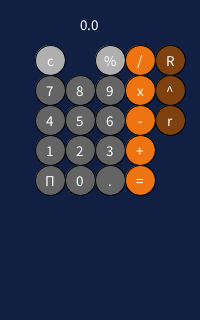
Frame 1 (no input)
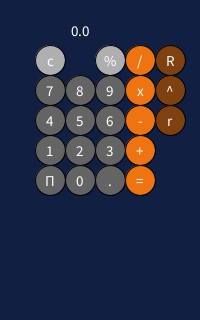
Frame 60 (the mouse pressed at the canvas centre just before this capture)
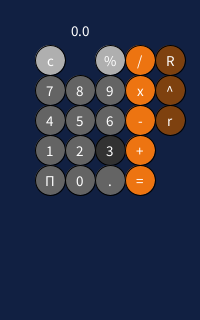
Frame 120 (the mouse held since frame 60 and released just before this capture)

The Processing sketch that drew these frames (run headless with seeded random() and noise(); from frame 60 on, the mouse is pressed at the canvas centre):

// Processing sketch: Calculator
// ── Calculator.pde
// Bradley Nieto | Sept 14 2026 | calculator
String displayVal;
String displayEquation;
float l, r, result;
char op;

int numberButtons = 22;
Button[] nums = new Button[numberButtons];
char[] numbers = new char[numberButtons];

void setup() {
  size(200, 320);

  displayVal = "0.0";
  l = 0.0;
  r = 0.0;
  result = 0.0;
  displayEquation = "";
  op = ' ';

  for (int i = 0; i < numbers.length; i = i + 1) {
    numbers[i] = char('1' + i);
  }
  for (int i = 0; i < nums.length; i = i + 1) {
    int col = i % 3;
    int row = i / 3;
    nums[i] = new Button(50 + col * 30, 150 - row * 30, numbers[i], true, 100);
  }

  // seperate thing, it is 0
  // these buttons are under the grid of 9 through 1
  numbers[9] = char('0');
  nums[9] = new Button(50 + (7 % 3) * 30, 150 + (10 * 3) /* * 30 */, numbers[9], true, 100);//the * 30 is to flip it to the top all that is neccesary is replace it with 150 - (10 / 3) * 30

  numbers[10] = char('.');
  nums[10] = new Button(50 + (8%3) * 30, 150 + (10 * 3), numbers[10], true, 100);

  numbers[11] = char('Π');
  nums[11] = new Button(50 + (9 % 3) * 30, 150 + (10 * 3), numbers[11], true, 100);
  // These buttons are on the side of the grid of 9 through 1
  numbers[17] = char('%');
  nums[17] = new Button(20 + (3 % 5) * 30, 150 - (10 / 3) * 30, numbers[17], false, 175);
  fill(#ED7411);
  numbers[16] = char('/');
  nums[16] = new Button(20 + (4 % 5) * 30, 150 - (10 / 3) * 30, numbers[16], false, #ED7411);

  numbers[15] = char('x');
  nums[15] = new Button(20+(4 % 5) * 30, 150 - (6 / 3) * 30, numbers[15], false, #ED7411);

  numbers[14] = char('-');
  nums[14] = new Button(20+(4 % 5) * 30, 150 - (5 / 3) * 30, numbers[14], false, #ED7411);

  numbers[13] = char('+');
  nums[13] = new Button(20+(4 % 5) * 30, 150 - (2 / 3) * 30, numbers[13], false, #ED7411);

  numbers[12] = char('=');
  nums[12] = new Button(20+(4 % 5) * 30, 150 + (10 * 3), numbers[12], false, #ED7411);

  // clear button
  numbers[18] = char('c');
  nums[18] = new Button(20 + (1 % 5) * 30, 150 - (10 / 3) * 30, numbers[18], false, 175);

  numbers[19] = char('r'); // sqrt
  nums[19] = new Button(170, 120, numbers[19], false, #7E410F);

  numbers[20] = char('^'); // square
  nums[20] = new Button(170, 90, numbers[20], false, #7E410F);

  numbers[21] = char('R'); // reciprocal
  nums[21] = new Button(170, 60, numbers[21], false, #7E410F);
}

void draw() {
  background(#112042);
  updateDisplay();
  for (int i = 0; i < nums.length; i = i + 1) {
    nums[i].mouseOver(mouseX, mouseY);
    textSize(15);
    nums[i].display();
  }
  // nums[18].mouseOver(mouseX, mouseY, false);
  textSize(10);
}

void updateDisplay() {
  // 110 pixels wide
  // 20 pixels long

  // background shape
  rectMode(CENTER);
  /*
  fill(#112042);
   rect(50 + (7 % 3) * 30, 150 - (12 / 3)*30, 110, 20, 8);*/
  // overlay text
  fill(255);
  textSize(15);
  text(displayVal, 50 + (7 % 3) * 30, 150 - (12 / 3)*30);
}

void mouseReleased() {
  for (int i = 0; i < nums.length; i++) {
    if (nums[i].hover) {
      if (nums[i].val == '=') {
        nums[i].performCalculation();
      } else if (nums[i].val == 'c' && nums[i].isNum == false) {
        displayEquation = "";
        displayVal = "0.0";
      } else {
        displayEquation += nums[i].val;
        displayVal = displayEquation;
        //println(displayEquation);
      }
    }
  }
}
void keyTyped() {
  for (int i = 0; i < nums.length; i++) {
    if (key == ENTER) {
      nums[i].performCalculation();
    } else if (key == 'c' || key == 'C' && nums[i].isNum == false && keyPressed == false) {
      displayEquation = "";
      displayVal = "0.0";
    } else if (key == BACKSPACE) {
      if (displayEquation.length() > 0) {displayEquation = displayEquation.substring(0,displayEquation.length()-1);}
      println(displayEquation);
      displayVal = displayEquation;
    } else {
      displayEquation += key;
      displayVal = displayEquation;
      //println(displayEquation);
      return;
    }
  }
}


/*

 #423311
 
 
 #112042
 
 
 #826F42
 
 
 #5A6D97
 
 
 #C2B493
 
 */

// ── Button.pde
class Button {
  // member variables
  float x, y, w, h;
  color c1, c2;
  char val;
  boolean hover;
  boolean isNum;
  boolean newEntry;
  // Constructor
  Button(float x, float y, char val, boolean isNum, color c1) {
    this.x = x;
    this.y = y;
    w = 30;
    h = 30;
    this.c1 = c1;
    c2 = 50;
    this.val = val;
    hover = false;
    this.isNum = isNum;
    newEntry = true;
  }
  // Member Methods: behaviors of the buttons
  void display() {

    rectMode(CENTER);
    ellipse(x, y, w, h);

    fill(255);
    textAlign(CENTER, CENTER);
    text(val, x, y);
  }

  void mouseOver(float tempX, float tempY) {
    if (tempX > x - w/2 && tempX < x + w/2 && tempY > y - h/2 && tempY < y + h/2) {
      fill(c2);
      hover = true;
    } else {
      fill(c1);
      hover = false;
    }
  }
  void performCalculation() { 
    /*
    Stuff still in progress:
      - multiple operators
    */
    int amountOfOperators = 0;
    int operatorPos = -1; // find where the math sign is for example, 12+8, the math sign is at position 2 since 12 is 0 and 1,

    for (int i = 0; i < displayEquation.length(); i = i + 1) { // for loop, for everything in displayOperation (example: 1+1, loops three times)
      char c  = displayEquation.charAt(i); // gets the character for each position, essentially for the first loop where i = 0, it makes the first character position 0.
      // for example 1+1, first loop the positon of 1 = 0, second loop 1, third loop, 2
      println("position: " + i + " character: " + c);
      // found out that || is or, good info if needed later.
      if (c == '+' || c == '-' || c == 'x' || c == '/' || c == '%' || c == '^' || c == 'R' || c == 'r') { // checks to see if the char is an operator
        
        
        amountOfOperators += 1;
        if (amountOfOperators >= 2) {operatorPos = i; op = c;}// hmm what to add here?
          else if (amountOfOperators < 2) {operatorPos = i; op = c;}
      }
      
    } // this loop was just to find the operator's position in displayOperation,
    println();
    println("operator: " + op + " Position: " + operatorPos);
    if (operatorPos == -1) { // but if no operator is found then it returns to the top, and runs it all back, until an operator is found
      return; // this is because if no operator is found the operatorPos is not changed which makes the condition true
    }

    String leftString = displayEquation.substring(0, operatorPos); // left number
    // essentially it takes the character at position 0, for example 1+2, leftString will be 1
    String rightString = displayEquation.substring(operatorPos + 1); // right number
    // and since operatorPos is position 2 in that example, then the next position will be a number. Most likely
    //println(leftString); println(rightString);
    float pi = 3.1415926535897932384626433832795028841971;
    if (leftString.equals("Π")) {l = pi;} 
    else {l = float(leftString);}
    
    if (rightString.equals("Π")) {r = pi;}
    else {r = float(rightString);}
/*    
    println("l: " + l); // for debugging
    println("op: " + op + "position: " + operatorPos);
    println("r: " + r);
*/

    if (op == '+') {result = l + r;} 
      else if (op == '-') {result = l - r;} 
      else if (op == 'x') {result = l * r;} 
      else if (op == '/') {
      if (r == 0) {println("Cannot divide by zero"); return;} result = l / r;} 
      else if (op == '%') {result = l % r;} 
      else if (op == '^') {result = pow(l, r);} 
      else if (op == 'R') {result = 1/l;} 
      else if (op == 'r') {result = sqrt(l);} 

    //println("Result: " + result); // result is printed for debugging, :D

    displayVal = str(result);
    displayEquation = " ";
  }
}
